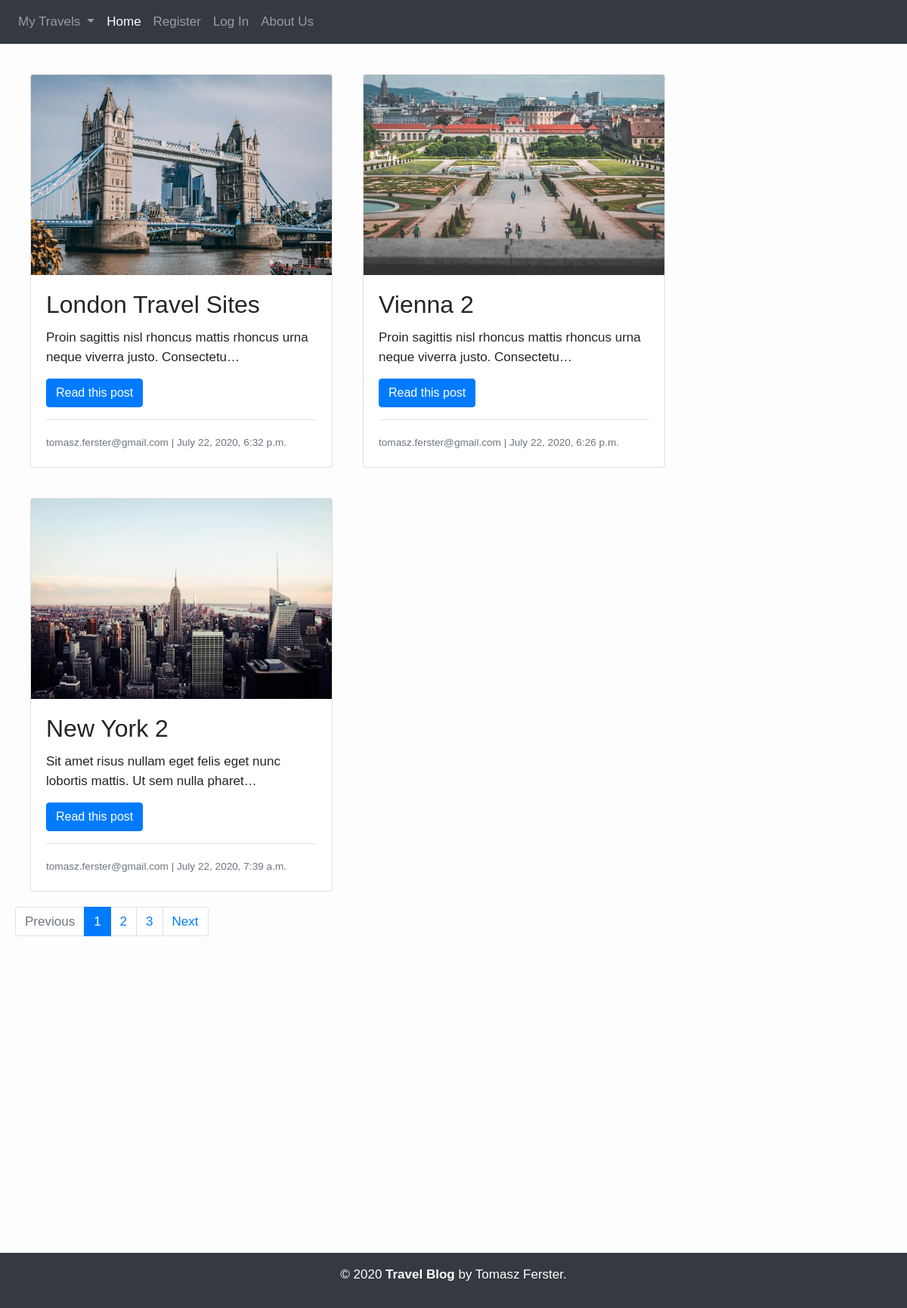
The page / on the database its author committed.
### main/models.py (models this page shows, shortened)
class Post(models.Model):
    post_category = models.ForeignKey(PostCategory, on_delete=models.CASCADE, related_name='posts')
    author = models.ForeignKey(Account, on_delete=models.CASCADE, related_name='blog_posts')  # related_name is used to make it User.blog_posts instead of User.post_set
    title = models.CharField(max_length=25)
    date_published = models.DateTimeField(auto_now_add=True)
    date_modified = models.DateTimeField(auto_now=True)
    image = models.ImageField(upload_to='post_images', blank=False, null=False)
    content = models.TextField(blank=False, null=False)
    likes  = models.ManyToManyField(Account, related_name='likes', blank=True)
    class Meta:
        verbose_name_plural = 'Posts'
        ordering = ['-date_published']
    def get_absolute_url(self):
        return reverse("main:post-detail", kwargs={"pk": self.pk})

### account/models.py (models this page shows, shortened)
class Account(AbstractBaseUser):
    email           = models.EmailField(max_length=50, unique=True)
    username        = models.CharField(max_length=50, unique=True)
    date_joined     = models.DateTimeField(auto_now_add=True)
    last_login      = models.DateTimeField(auto_now=True)
    is_admin        = models.BooleanField(default=False)
    is_active       = models.BooleanField(default=True)
    is_staff        = models.BooleanField(default=False)
    is_superuser    = models.BooleanField(default=False)
    USERNAME_FIELD = 'email'                # use email instead of username
    REQUIRED_FIELDS = ['username']          # besides email, username will be required
    objects = MyAccountManager()
    def __str__(self):
        return self.email

### main/views.py (the view)
# urls.py: path('', views.PostListView.as_view(), name='post-list'),
class PostListView(ListView):
    queryset = Post.objects.all()
    context_object_name = 'posts'
    template_name = 'main/home.html'
    paginate_by = 3

### main/context_processors.py (called while the page is built)
def post_categories(request):
    categories = PostCategory.objects.all()
    return {"categories": categories}

### main/models.py (called while the page is built)
    def get_absolute_url(self):
        return reverse("main:post-sort", kwargs={"single_slug": self.slug})

### main/templates/main/home.html
{% extends 'base.html' %}
{% block content %}
<div class="card-group">
    {% for post in posts %}
        <div class="home_post_card">
            <div class="card">
                <img src="{{post.image.url}}" class="card-img-top">
                <div class="card-body">
                    <h2 class="card-title">{{ post.title }} </h2>
                    <p class="card-text">{{ post.content | safe | truncatechars:80}}</p>
                    <a href="{{post.get_absolute_url}}" class="btn btn-primary">Read this post</a>
                    <hr>
                    <p class="card-text"><small class="text-muted">{{ post.author }} | {{ post.date_published }}</small></p>
                </div>
            </div>
        </div>
    {% endfor %}
</div>
{% include 'includes/pagination.html' %}
{% endblock content %}

### main/static/main/style.css (style rules this page uses)
body { font-family: sans-serif; font-size: 17px; background-color: #fdfdfd; }
.home_post_card { width: 400px; margin: 20px; }

### rows shown on the page
Post: image (picture), title "London Travel Sites", content "Proin sagittis nisl rhoncus mattis rhoncus urna neque viverra justo. Consectetu…", author "tomasz.ferster@gmail.com", date_published "July 22, 2020, 6:32 p.m."
Post: image (picture), title "Vienna 2", content "Proin sagittis nisl rhoncus mattis rhoncus urna neque viverra justo. Consectetu…", author "tomasz.ferster@gmail.com", date_published "July 22, 2020, 6:26 p.m."
Post: image (picture), title "New York 2", content "Sit amet risus nullam eget felis eget nunc lobortis mattis. Ut sem nulla pharet…", author "tomasz.ferster@gmail.com", date_published "July 22, 2020, 7:39 a.m."

### other values the page prints
{{ num }} "1"
{{ num }} "2" "3"
